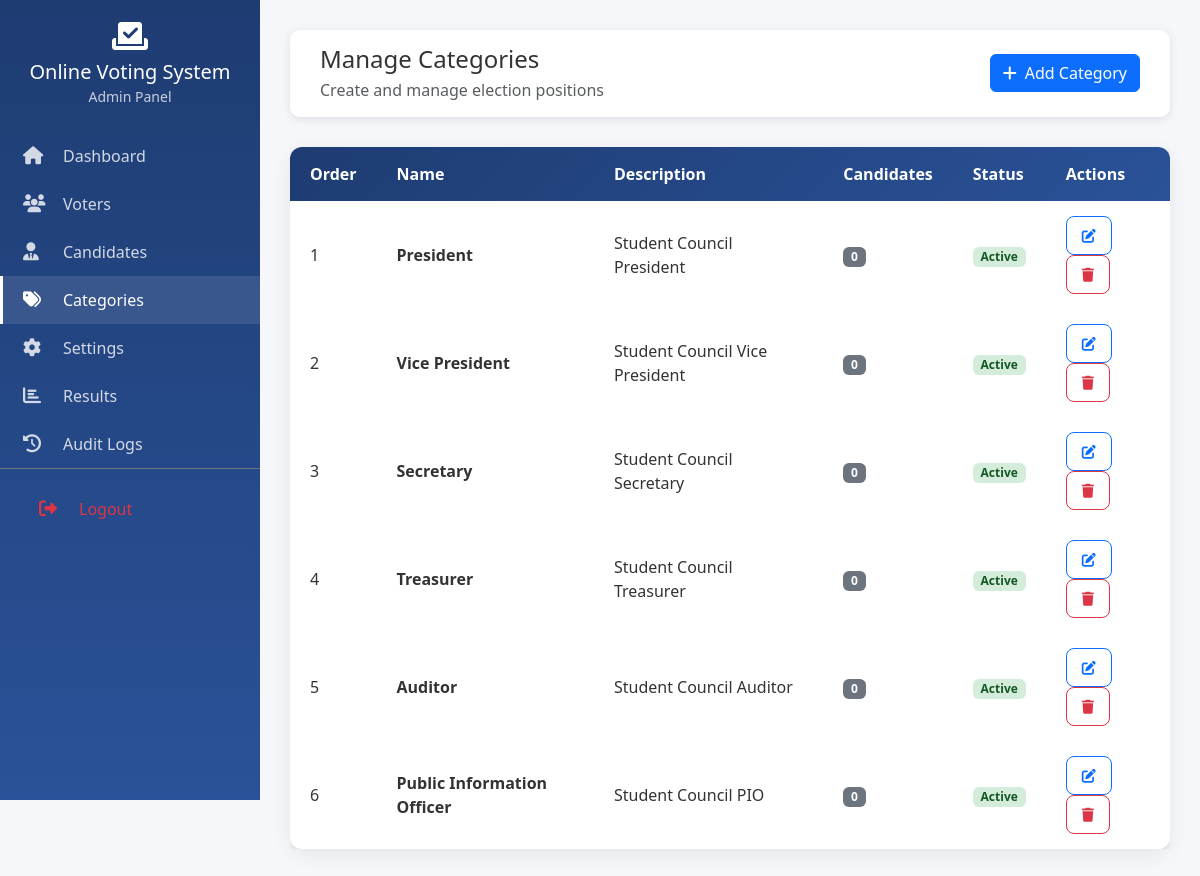
Screenshot of /admin/categories.php (signed in) with the database file from the repository.
### tables this page shows
CREATE TABLE categories (
    id INT UNSIGNED AUTO_INCREMENT PRIMARY KEY,
    name VARCHAR(100) NOT NULL,
    description TEXT NULL,
    display_order INT DEFAULT 0,
    is_active TINYINT(1) DEFAULT 1,
    created_at TIMESTAMP DEFAULT CURRENT_TIMESTAMP,
    updated_at TIMESTAMP DEFAULT CURRENT_TIMESTAMP ON UPDATE CURRENT_TIMESTAMP,
    INDEX idx_active (is_active),
    INDEX idx_order (display_order)
);

### core/Database.php (called while the page is built, shortened)
<?php
class Database {
    private static ?self $instance = null;
    private ?PDO $connection = null;
    public static function getInstance(): self {
        if (self::$instance === null) {
            self::$instance = new self();
        }
        return self::$instance;
    }
    private function connect(): void {
        try {
            $dsn = "mysql:host=" . DB_HOST . ";dbname=" . DB_NAME . ";charset=" . DB_CHARSET;
            $options = [
                PDO::ATTR_ERRMODE => PDO::ERRMODE_EXCEPTION,
                PDO::ATTR_DEFAULT_FETCH_MODE => PDO::FETCH_ASSOC,
                PDO::ATTR_EMULATE_PREPARES => false,
                PDO::MYSQL_ATTR_INIT_COMMAND => "SET NAMES " . DB_CHARSET
            ];
            $this->connection = new PDO($dsn, DB_USER, DB_PASS, $options);
        } catch (PDOException $e) {
            error_log("Database connection failed: " . $e->getMessage());
            throw new \Exception("Database connection failed. Please check your configuration.");
        }
    }
    public function query(string $sql, array $params = []): \PDOStatement {
        $stmt = $this->connection->prepare($sql);
        $stmt->execute($params);
        return $stmt;
    }
    public function select(string $sql, array $params = []): array {
        $stmt = $this->query($sql, $params);
        return $stmt->fetchAll();
    }
    public function selectOne(string $sql, array $params = []): ?array {
        $stmt = $this->query($sql, $params);
        $result = $stmt->fetch();
        return $result ?: null;
    }
}

### app/Models/Category.php (called while the page is built, shortened)
<?php
class Category {
    private Database $db;
    public function __construct() {
        $this->db = Database::getInstance();
    }
    public function getAll(): array {
        return $this->db->select("SELECT * FROM categories WHERE is_active = 1 ORDER BY display_order ASC, name ASC");
    }
    public function hasCandidates(int $id): bool {
        $result = $this->db->selectOne(
            "SELECT COUNT(*) as count FROM candidates WHERE category_id = :category_id",
            ['category_id' => $id]
        );
        return (int) $result['count'] > 0;
    }
}

### app/Models/Candidate.php (called while the page is built, shortened)
<?php
class Candidate {
    private Database $db;
    public function __construct() {
        $this->db = Database::getInstance();
    }
    public function countByCategory(int $categoryId): int {
        $result = $this->db->selectOne(
            "SELECT COUNT(*) as count FROM candidates WHERE category_id = :category_id AND is_active = 1",
            ['category_id' => $categoryId]
        );
        return (int) $result['count'];
    }
}

### public/admin/categories.php (the view, shortened to what this page needs)
<?php
require_once __DIR__ . '/../../core/Database.php';
require_once __DIR__ . '/../../app/Models/Category.php';
require_once __DIR__ . '/../../app/Models/Candidate.php';
$categoryModel = new Category();
$categories = $categoryModel->getAll();
$allCategories = App\Core\Database::getInstance()->select("SELECT * FROM categories ORDER BY display_order ASC");
?>
<!DOCTYPE html>
<html lang="en">
<head>
    <link href="https://cdn.jsdelivr.net/npm/bootstrap@5.3.2/dist/css/bootstrap.min.css" rel="stylesheet">
    <link href="https://cdnjs.cloudflare.com/ajax/libs/font-awesome/6.5.1/css/all.min.css" rel="stylesheet">
    <link href="<?= APP_URL ?>/public/css/style.css" rel="stylesheet">
</head>
<body>
    <div class="d-flex">
        <nav class="admin-sidebar">
            <div class="text-center mb-4 px-3">
                <i class="fas fa-vote-yea fa-2x mb-2"></i>
                <h5 class="mb-0"><?= htmlspecialchars(APP_NAME) ?></h5>
                <small class="opacity-75">Admin Panel</small>
            </div>
            <a href="<?= APP_URL ?>/public/admin/dashboard.php" class="sidebar-link"><i class="fas fa-home"></i> Dashboard</a>
            <a href="<?= APP_URL ?>/public/admin/voters.php" class="sidebar-link"><i class="fas fa-users"></i> Voters</a>
            <a href="<?= APP_URL ?>/public/admin/candidates.php" class="sidebar-link"><i class="fas fa-user-tie"></i> Candidates</a>
            <a href="<?= APP_URL ?>/public/admin/categories.php" class="sidebar-link active"><i class="fas fa-tags"></i> Categories</a>
            <a href="<?= APP_URL ?>/public/admin/election-settings.php" class="sidebar-link"><i class="fas fa-cog"></i> Settings</a>
            <a href="<?= APP_URL ?>/public/admin/results.php" class="sidebar-link"><i class="fas fa-chart-bar"></i> Results</a>
            <a href="<?= APP_URL ?>/public/admin/audit-logs.php" class="sidebar-link"><i class="fas fa-history"></i> Audit Logs</a>
            <div class="mt-auto px-3 py-3 border-top border-secondary">
                <a href="<?= APP_URL ?>/public/admin/logout.php" class="sidebar-link text-danger"><i class="fas fa-sign-out-alt"></i> Logout</a>
            </div>
        </nav>
        <main class="admin-content flex-grow-1">
            <div class="admin-header d-flex justify-content-between align-items-center">
                <div>
                    <h4 class="mb-1">Manage Categories</h4>
                    <p class="mb-0 text-muted">Create and manage election positions</p>
                </div>
                <button class="btn btn-primary" data-bs-toggle="modal" data-bs-target="#addCategoryModal">
                    <i class="fas fa-plus me-2"></i>Add Category
                </button>
            </div>
            <div class="card-custom">
                <div class="card-body p-0">
                    <div class="table-responsive">
                        <table class="table-custom mb-0">
                            <thead>
                                <tr>
                                    <th style="width: 80px">Order</th>
                                    <th>Name</th>
                                    <th>Description</th>
                                    <th>Candidates</th>
                                    <th>Status</th>
                                    <th>Actions</th>
                                </tr>
                            </thead>
                            <tbody>
                                <?php foreach ($allCategories as $category):
                                    $candidateCount = (new \App\Models\Candidate())->countByCategory($category['id']);
                                ?>
                                    <tr>
                                        <td><?= $category['display_order'] ?></td>
                                        <td><strong><?= htmlspecialchars($category['name']) ?></strong></td>
                                        <td><?= htmlspecialchars($category['description'] ?? '-') ?></td>
                                        <td><span class="badge bg-secondary"><?= $candidateCount ?></span></td>
                                        <td>
                                            <span class="badge <?= $category['is_active'] ? 'badge-active' : 'badge-inactive' ?>">
                                                <?= $category['is_active'] ? 'Active' : 'Inactive' ?>
                                            </span>
                                        </td>
                                        <td>
                                            <button class="btn btn-sm btn-outline-primary btn-action" onclick="editCategory(<?= htmlspecialchars(json_encode($category)) ?>)">
                                                <i class="fas fa-edit"></i>
                                            </button>
                                            <?php if (!$categoryModel->hasCandidates($category['id'])): ?>
                                                <form method="POST" class="d-inline" onsubmit="return confirm('Are you sure?')">
                                                    <button type="submit" class="btn btn-sm btn-outline-danger btn-action">
                                                        <i class="fas fa-trash"></i>
                                                    </button>
                                                </form>
                                            <?php else: ?>
                                                <button class="btn btn-sm btn-outline-secondary btn-action" disabled title="Has candidates">
                                                    <i class="fas fa-trash"></i>
                                                </button>
                                            <?php endif; ?>
                                        </td>
                                    </tr>
                                <?php endforeach; ?>
                            </tbody>
                        </table>
                    </div>
                </div>
            </div>
        </main>
    </div>
</body>
</html>

### public/css/style.css (style rules this page uses)
:root { --primary-color: #4a90d9; --secondary-color: #6c757d; --success-color: #28a745; --danger-color: #dc3545; --warning-color: #ffc107; --info-color: #17a2b8; --dark-color: #343a40; --light-bg: #f8f9fa; }
* { margin: 0; padding: 0; box-sizing: border-box; }
body { font-family: 'Segoe UI', Tahoma, Geneva, Verdana, sans-serif; background-color: #f5f7fa; color: #333; min-height: 100vh; display: flex; flex-direction: column; }
.admin-sidebar { background: linear-gradient(180deg, #1e3c72 0%, #2a5298 100%); min-height: 100vh; position: fixed; width: 260px; padding-top: 20px; color: white; }
.admin-content { margin-left: 260px; padding: 30px; background-color: #f5f7fa; min-height: 100vh; }
.sidebar-link { color: rgba(255, 255, 255, 0.8); padding: 12px 20px; display: flex; align-items: center; text-decoration: none; transition: all 0.3s; border-left: 3px solid transparent; }
.sidebar-link:hover, .sidebar-link.active { background: rgba(255, 255, 255, 0.1); color: white; border-left-color: white; }
.sidebar-link i { width: 30px; font-size: 18px; margin-right: 10px; }
.admin-header { background: white; padding: 15px 30px; box-shadow: 0 2px 10px rgba(0, 0, 0, 0.1); margin-bottom: 30px; border-radius: 10px; }
.card-custom { border: none; border-radius: 15px; box-shadow: 0 5px 20px rgba(0, 0, 0, 0.08); transition: transform 0.3s; }
.table-custom { border-collapse: separate; border-spacing: 0; background: white; border-radius: 12px; overflow: hidden; box-shadow: 0 5px 20px rgba(0, 0, 0, 0.08); }
.table-custom thead { background: linear-gradient(135deg, #1e3c72 0%, #2a5298 100%); color: white; }
.table-custom thead th { padding: 15px 20px; font-weight: 600; border: none; }
.table-custom tbody td { padding: 15px 20px; vertical-align: middle; border-color: #f0f0f0; }
.badge-active { background-color: #d4edda; color: #155724; }
.btn-action { padding: 8px 15px; border-radius: 8px; font-size: 14px; }

### rows the page displays
categories: display_order "1", name "President", description "Student Council President", candidateCount "0", is_active "Active"
categories: display_order "2", name "Vice President", description "Student Council Vice President", candidateCount "0", is_active "Active"
categories: display_order "3", name "Secretary", description "Student Council Secretary", candidateCount "0", is_active "Active"
categories: display_order "4", name "Treasurer", description "Student Council Treasurer", candidateCount "0", is_active "Active"
categories: display_order "5", name "Auditor", description "Student Council Auditor", candidateCount "0", is_active "Active"
categories: display_order "6", name "Public Information Officer", description "Student Council PIO", candidateCount "0", is_active "Active"

### other values shown
APP_NAME "Online Voting System"
